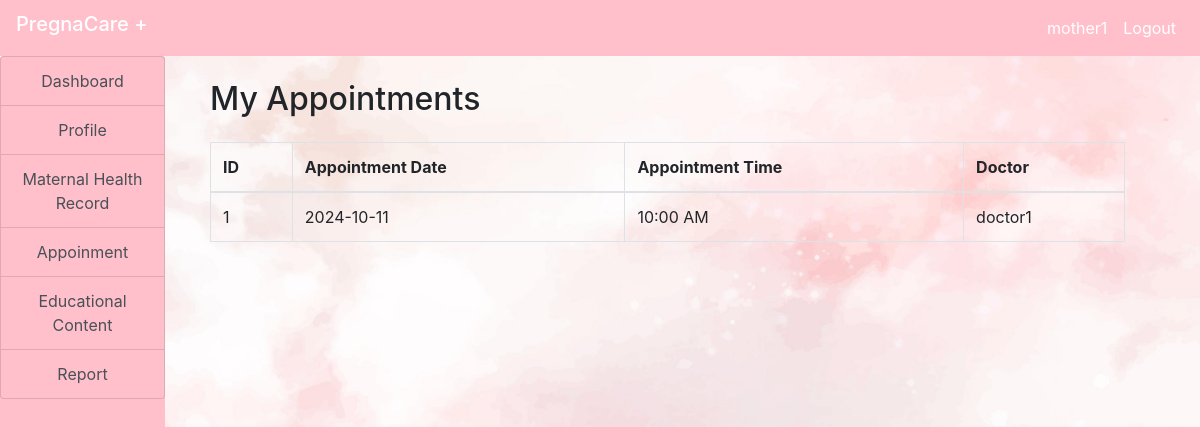
Page /mother/appoinment.php (signed in) on the committed database.
### tables this page shows
CREATE TABLE `appointments` (
  `id` int(100) NOT NULL,
  `mother_id` int(11) NOT NULL,
  `appointment_date` date NOT NULL,
  `appointment_time` time(4) NOT NULL,
  `doctor_name` varchar(100) NOT NULL
);

### mother/appoinment.php (the view, shortened to what this page needs)
<?php
include("../include/header.php");
include("../include/connection.php");
$motherid = (int)$_SESSION["mother_id"];
$appointmentQuery = "SELECT * FROM appointments WHERE mother_id = '$motherid'";
$appointmentResult = mysqli_query($connect, $appointmentQuery);
?>
<!DOCTYPE html>
<html lang="en">
<head>
    <link href="https://stackpath.bootstrapcdn.com/bootstrap/4.5.2/css/bootstrap.min.css" rel="stylesheet">
</head>
<body style="background-image: url(img/background1.jpg);background-repeat:no-repeat; background-size:cover;">
<div class="container-fluid">
    <div class="col-md-12">
        <div class="row">
        <div class="col-md-2" style="margin-left: -30px;">
                <?php include("sidenav.php"); ?>
            </div>
            <div class="col-md-10">
                <div class="container-fluid">
                    <div class="row">
            <div class="col-md-12">
                <h2 class="my-4">My Appointments</h2>
                <div class="table-responsive">
                    <table class="table table-bordered">
                        <thead>
                            <tr>
                                <th>ID</th>
                                <th>Appointment Date</th>
                                <th>Appointment Time</th>
                                <th>Doctor</th>
                            </tr>
                        </thead>
                        <tbody>
                            <?php
                            while ($row = mysqli_fetch_assoc($appointmentResult)) {
                                $formattedTime = date("g:i A", strtotime($row['appointment_time']));
                                echo "<tr>";
                                echo "<td>" . $row['id'] . "</td>";
                                echo "<td>" . $row['appointment_date'] . "</td>";
                                echo "<td>" . $formattedTime . "</td>";
                                echo "<td>" . $row['doctor_name'] . "</td>";
                                echo "</tr>";
                            }
                            ?>
                        </tbody>
                    </table>
                </div>
            </div>
        </div>
    </div>
</div>
</body>
</html>

### rows in the picture
appointments: id "1", appointment_date "2024-10-11", appointment_time "10:00 AM", doctor_name "doctor1"

### other values in the picture
$user "mother1"
